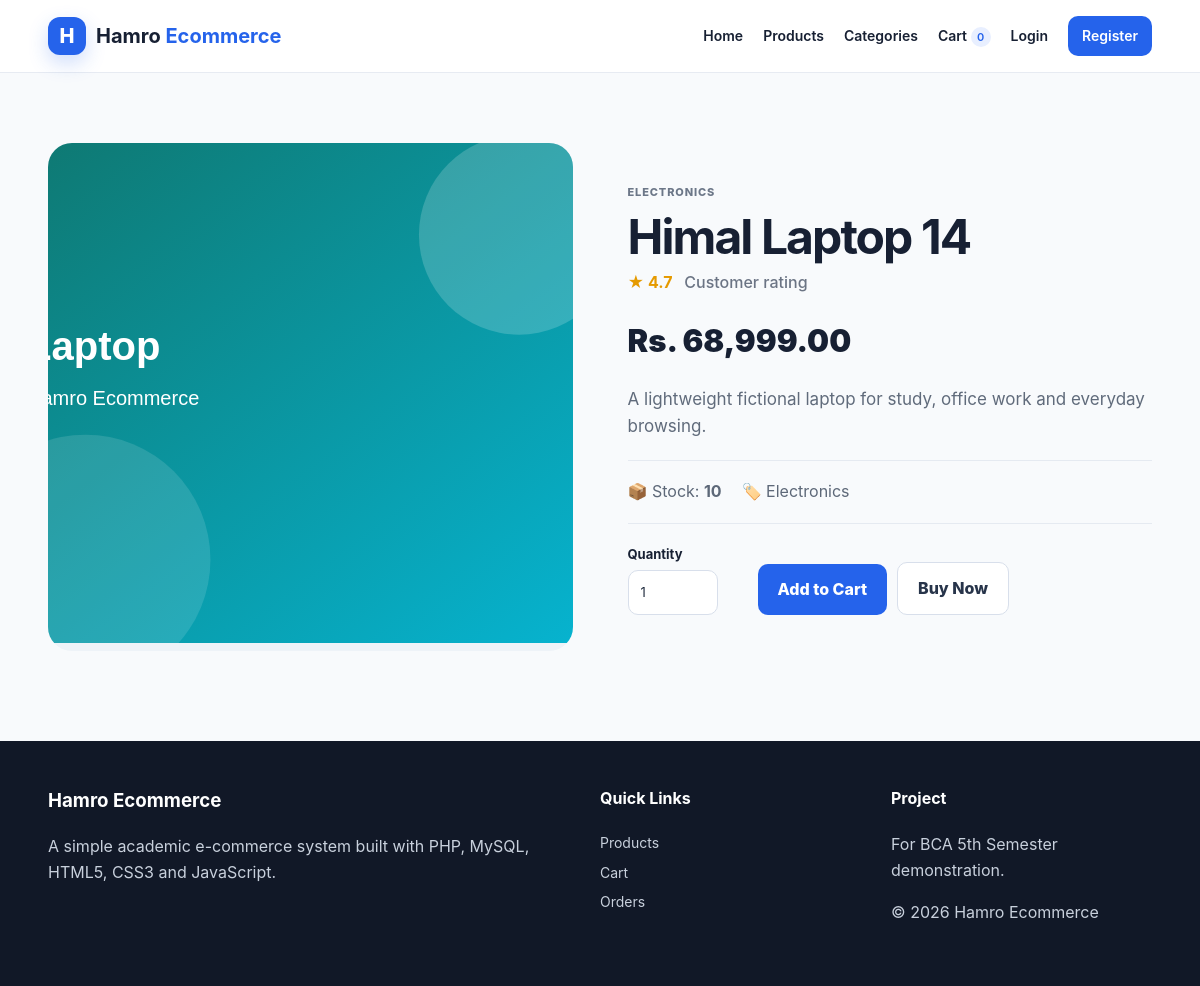
The app's page /product_details.php?id=2 with its own data.
### tables this page shows
CREATE TABLE products (
    id INT UNSIGNED AUTO_INCREMENT PRIMARY KEY,
    category_id INT UNSIGNED NOT NULL,
    name VARCHAR(150) NOT NULL,
    description TEXT NOT NULL,
    price DECIMAL(12,2) NOT NULL,
    image VARCHAR(255) NOT NULL DEFAULT 'product-placeholder.svg',
    stock INT NOT NULL DEFAULT 0,
    rating DECIMAL(2,1) NOT NULL DEFAULT 0.0,
    created_at TIMESTAMP DEFAULT CURRENT_TIMESTAMP,
    CONSTRAINT fk_products_category FOREIGN KEY (category_id) REFERENCES categories(id) ON UPDATE CASCADE ON DELETE RESTRICT,
    INDEX idx_products_category (category_id)
);

CREATE TABLE categories (
    id INT UNSIGNED AUTO_INCREMENT PRIMARY KEY,
    name VARCHAR(80) NOT NULL UNIQUE,
    description VARCHAR(255) NOT NULL
);

### product_details.php (the view, shortened to what this page needs)
<?php
require_once __DIR__ . '/includes/header.php';
$id = (int)($_GET['id'] ?? 0);
$product = null;
if (!$db_error && $id > 0) {
    $stmt = $conn->prepare("SELECT p.*, c.name AS category_name FROM products p JOIN categories c ON c.id=p.category_id WHERE p.id=?");
    $stmt->bind_param('i', $id);
    $stmt->execute();
    $product = $stmt->get_result()->fetch_assoc();
}
?>
<section class="section container">
<?php if (!$product): ?>
    <div class="empty-state"><div>📦</div><h2>Product not found</h2><p>The requested product does not exist.</p><a class="btn btn-primary" href="<?= $base ?>/products.php">Back to Products</a></div>
<?php else: ?>
    <div class="detail-layout">
        <div class="detail-image"><img src="<?= $base ?>/assets/images/<?= e($product['image']) ?>" alt="<?= e($product['name']) ?>"></div>
        <div class="detail-content">
            <span class="category-label"><?= e($product['category_name']) ?></span>
            <h1><?= e($product['name']) ?></h1>
            <div class="detail-rating">★ <?= number_format($product['rating'], 1) ?> <span>Customer rating</span></div>
            <div class="detail-price">Rs. <?= number_format($product['price'], 2) ?></div>
            <p class="lead"><?= e($product['description']) ?></p>
            <div class="detail-meta"><span>📦 Stock: <strong><?= (int)$product['stock'] ?></strong></span><span>🏷️ <?= e($product['category_name']) ?></span></div>
            <?php if ((int)$product['stock'] > 0): ?>
                <form method="post" action="<?= $base ?>/cart.php" class="buy-form">
                    <label>Quantity <input class="quantity-input" type="number" name="quantity" min="1" max="<?= (int)$product['stock'] ?>" value="1"></label>
                    <button class="btn btn-primary btn-large" type="submit">Add to Cart</button>
                    <button class="btn btn-outline btn-large" type="submit" name="buy_now" value="1">Buy Now</button>
                </form>
            <?php else: ?>
                <div class="alert error">This product is currently out of stock.</div>
            <?php endif; ?>
        </div>
    </div>
<?php endif; ?>
</section>
<?php require_once __DIR__ . '/includes/footer.php'; ?>

### assets/css/style.css (style rules this page uses)
* { box-sizing:border-box }
html { scroll-behavior:smooth }
body { margin:0;font-family:Inter,ui-sans-serif,system-ui,-apple-system,BlinkMacSystemFont,"Segoe UI",sans-serif;color:#172033;background:#f8fafc;line-height:1.6 }
button,input,select,textarea { font:inherit }
button { cursor:pointer }
.container { width:min(1120px,92%);margin:auto }
.section { padding:70px 0 }
.category-label { font-size:11px;text-transform:uppercase;letter-spacing:.08em;color:#6c7788;font-weight:800 }
.rating,.detail-rating { color:#e59a00;font-weight:700 }
.btn { border:0;border-radius:10px;padding:11px 17px;font-weight:800;display:inline-flex;align-items:center;justify-content:center;gap:7px;transition:.2s }
.btn-primary { background:#2563eb;color:#fff }
.btn-outline { background:#fff;border:1px solid #d8dfeb;color:#27344a }
.btn-large { padding:13px 20px }
.filter-bar select,label input,label select,label textarea,.form-grid input,.form-grid select,.form-grid textarea { width:100%;border:1px solid #d8dfeb;background:#fff;border-radius:10px;padding:11px 12px;outline:0;color:#202b3d }
.detail-layout { display:grid;grid-template-columns:1fr 1fr;gap:55px;align-items:center }
.detail-image { background:#eef3f8;border-radius:24px;overflow:hidden;min-height:500px }
.detail-image img { width:100%;height:100%;min-height:500px;object-fit:cover }
.detail-content h1 { font-size:48px;line-height:1.05;letter-spacing:-.04em;margin:8px 0 }
.detail-rating span { color:#6b7484;font-weight:500;margin-left:8px }
.detail-price { font-size:31px;font-weight:900;margin:20px 0 }
.lead { font-size:17px;color:#606b7b }
.detail-meta { display:flex;gap:20px;padding:18px 0;border-top:1px solid #e5eaf1;border-bottom:1px solid #e5eaf1;margin:20px 0;color:#5d6878 }
.buy-form { display:flex;gap:10px;align-items:end;flex-wrap:wrap }
.buy-form label { width:120px;border:0;padding:0;font-weight:700 }
.quantity-input { width:90px!important }
label { display:block;font-size:13px;font-weight:700 }
label input,label select,label textarea { display:block;margin-top:6px;font-weight:400 }

### records on screen
products: image (picture), category.name "ELECTRONICS", name "Himal Laptop 14", rating "4.7", price "68,999.00", description "A lightweight fictional laptop for study, office work and everyday browsing.", stock "10", category.name "Electronics"

### other values on screen
$cart_count "0"
